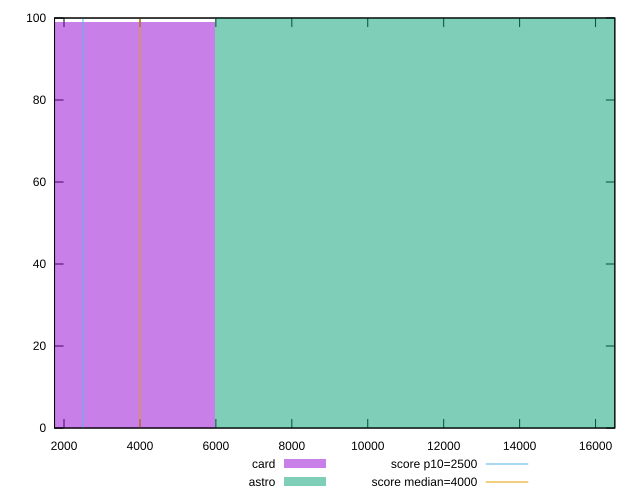

This figure's gnuplot source:
reset

$card <<EOF
0 99
EOF

$astro <<EOF
11956.428267497244 100
EOF

set key outside below
set boxwidth 11956.428267497244
set xrange [1750.5879999999997:16507.219500000007]
set yrange [0:100]
set trange [0:100]
set style fill transparent solid 0.5 noborder

set parametric
set terminal svg size 640, 500 enhanced background rgb 'white'
set output "reports/report_00030_2021-02-24T20-42-31.540Z/largest-contentful-paint/comparison/histogram/2_vs_3.svg"

plot $card title "card" with boxes, \
     $astro title "astro" with boxes, \
     2500,t title "score p10=2500", \
     4000,t title "score median=4000"

reset
